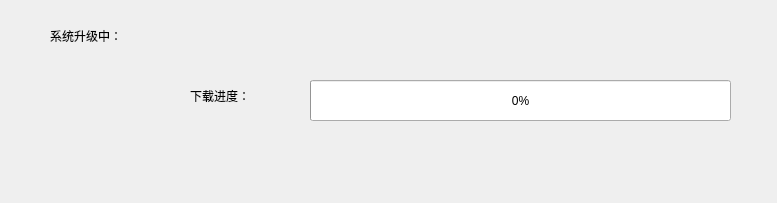
<?xml version="1.0" encoding="UTF-8"?>
<ui version="4.0">
 <class>updateDlg</class>
 <widget class="QWidget" name="updateDlg">
  <property name="geometry">
   <rect>
    <x>0</x>
    <y>0</y>
    <width>777</width>
    <height>203</height>
   </rect>
  </property>
  <property name="windowTitle">
   <string>Form</string>
  </property>
  <widget class="QLabel" name="label">
   <property name="geometry">
    <rect>
     <x>50</x>
     <y>20</y>
     <width>171</width>
     <height>31</height>
    </rect>
   </property>
   <property name="styleSheet">
    <string notr="true">font: 20pt &quot;Algerian&quot;;</string>
   </property>
   <property name="text">
    <string>系统升级中：</string>
   </property>
  </widget>
  <widget class="QProgressBar" name="progressBar">
   <property name="geometry">
    <rect>
     <x>310</x>
     <y>80</y>
     <width>421</width>
     <height>41</height>
    </rect>
   </property>
   <property name="value">
    <number>0</number>
   </property>
  </widget>
  <widget class="QLabel" name="label_2">
   <property name="geometry">
    <rect>
     <x>190</x>
     <y>80</y>
     <width>101</width>
     <height>31</height>
    </rect>
   </property>
   <property name="styleSheet">
    <string notr="true">font: 16pt &quot;Arial&quot;;</string>
   </property>
   <property name="text">
    <string>下载进度：</string>
   </property>
  </widget>
  <widget class="QLabel" name="lbFileName">
   <property name="geometry">
    <rect>
     <x>20</x>
     <y>80</y>
     <width>161</width>
     <height>31</height>
    </rect>
   </property>
   <property name="styleSheet">
    <string notr="true">font: 16pt &quot;Arial&quot;;
</string>
   </property>
   <property name="text">
    <string/>
   </property>
   <property name="alignment">
    <set>Qt::AlignCenter</set>
   </property>
  </widget>
 </widget>
 <resources/>
 <connections/>
</ui>
